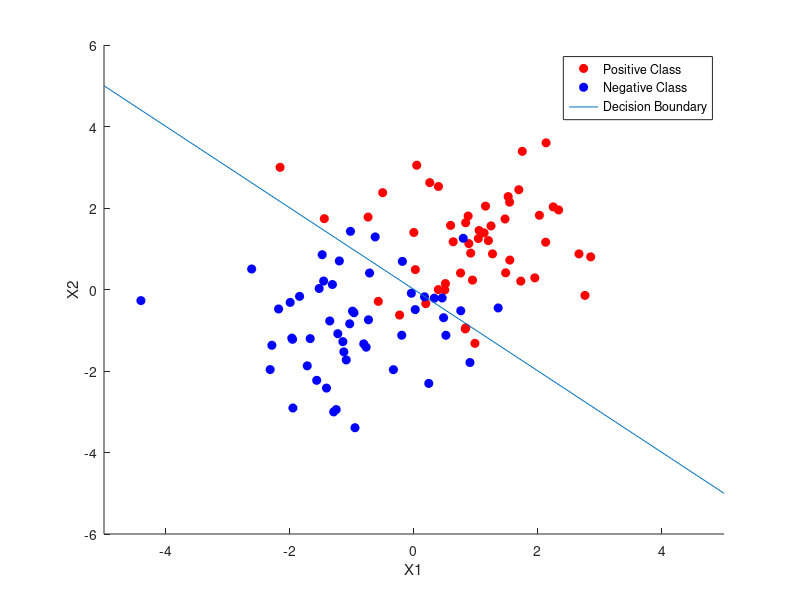

Here is the MATLAB script that generated this plot: (Note: this script raises an error after producing the figure.)
%% Initialisation
clc
clear
addpath(genpath('data'))
addpath(genpath('lssvm'))
addpath(genpath('figures'))
close all
%% 1.1 A simple example : two Gaussians
X1 = randn(50,2) + 1; % Center at (1,1)
X2 = randn(51,2) - 1; % Center at (-1,-1)
Y1 = ones(50,1); % Positive class labels
Y2 = -ones(51,1); % Negative class labels
figure;
hold on;
plot(X1(:,1), X1(:,2), 'ro','MarkerFaceColor','r');
plot(X2(:,1), X2(:,2), 'bo','MarkerFaceColor','b');
fplot(@(x) -x, '-')
xlabel('X1')
ylabel('X2')
legend('Positive Class', 'Negative Class', 'Decision Boundary')
hold off;
export_pdf(gcf, 'twogaussians')
%% 1.3a LS-SVM classifier (polynomial)
% democlass
load('data/iris')
t = 1; % Polynomial coefficient
for d = 1:4 % Degree
    for gamma = 1.0 % Regularization parameter
        parameters = {Xtrain, Ytrain, 'classification', gamma, [t,d], 'poly_kernel'};
        [alpha,b] = trainlssvm(parameters);
        test_classes = simlssvm(parameters, {alpha,b}, Xtest);
        miss_rate = sum(test_classes ~= Ytest) / length(Ytest);
        fprintf('Degree %d, missclassification rate : %.2f\n', d, miss_rate)
        plotlssvm(parameters, {alpha,b});
        waitforbuttonpress
        % export_pdf(gcf, sprintf('iris/%d_%d', d, gamma*10))
    end
end
%% 1.3b LS-SVM classifier (RBF)
load('data/iris')
samples = 10.^(-3:0.05:3)
N = length(samples); % Number of values to test
% Prepare figure
figure
hold on
% Experiment with sigma
miss_rates_s = ones(1,N); % Misclassification rates
for gamma = 1.0 % Regularization parameter (fixed)
    for i = 1:N
        parameters = {Xtrain, Ytrain, 'classification', gamma, samples(i), 'RBF_kernel'};
        [alpha,b] = trainlssvm(parameters);
        test_classes = simlssvm(parameters, {alpha,b}, Xtest);
        miss_rates_s(i) = sum(test_classes ~= Ytest) / length(Ytest);
    end
    p = plot(samples, miss_rates_s, 'Linewidth', 3);
    set(p, 'Color', [0 0.4470 0.7410]);
end
% Experiment with gamma
miss_rates_g = ones(1,N); % Misclassification rates
for sigma = 1.0 % Bandwith (fixed)
    for i = 1:N
        parameters = {Xtrain, Ytrain, 'classification', samples(i), sigma, 'RBF_kernel'};
        [alpha,b] = trainlssvm(parameters);
        test_classes = simlssvm(parameters, {alpha,b}, Xtest);
        miss_rates_g(i) = sum(test_classes ~= Ytest) / length(Ytest);
    end
    p = plot(samples, miss_rates_g, 'Linewidth', 3);
    set(p, 'Color', [0.9290 0.6940 0.1250]);
end
% Visualize
xlabel('\sigma^2 / \gamma')
ylabel('error')
legend('\gamma=1.0, variable \sigma^2', '\sigma^2=1.0, variable \gamma')
set(gca,'xscale','log')
hold off
export_pdf(gcf, 'iris/tuning')
%% 1.3c LS-SVM classifier (compare to sample script)
load('data/iris')
iris_sample_script
close all
clc
%% 1.3d LS-SVM classifier (tuning parameters using validation)
load('data/iris')
values = exp(linspace(0,log(1E6),21)) * 1E-3;
values_interpolated = exp(linspace(0,log(1E6),200)) * 1E-3; %10.^(-3:0.5:3);
N = length(values);
results = ones(N,N);
strategies = {
    @(p) rsplitvalidate(p, 0.80, 'misclass')
    @(p) crossvalidate(p, 10, 'misclass') 
    @(p) leaveoneout(p, 'misclass')
};
figure
xlabel('gamma')
ylabel('sigma')
for strategy = 1:length(strategies)
    for i = 1:N
        for j = 1:N
            parameters = {Xtrain, Ytrain, 'c', values(j), values(N-i+1), 'RBF_kernel'}; % Note values(N-i+1)
            results(i,j) = strategies{1}(parameters);
        end
    end
    % colormap(flipud(hot))
    colormap(flipud(parula))
    % map = interp2(results, 7, 'nearest');
    [X,Y] = meshgrid(values, values);
    [Xq,Yq] = meshgrid(values_interpolated, values_interpolated);
    Vq = interp2(X, Y, results, Xq, Yq);
    % contourf(Xq,Yq,Vq); % Interpolated version
    contourf(values, values, results);
    set(gca, 'XScale', 'log','YScale', 'log');
    xlabel('\sigma^2')
    ylabel('\gamma')
    colorbar
    fprintf('Press any key ...')
    export_pdf(gcf, sprintf('iris/validation_%d', strategy))
    waitforbuttonpress
end
%% 1.3e LS-SVM classifier (automated parameter tuning)
load('data/iris')
display_runtime = 1;
% Simplex (Nelder-Mead)
parameters = {Xtrain, Ytrain, 'c', [], [], 'RBF_kernel'};
if display_runtime tic; end %#ok
N = 10; % Number of runs
gsimp = ones(1,N);
ssimp = ones(1,N);
csimp = ones(1,N);
for i = 1:N
    [gsimp(i),ssimp(i),csimp(i)] = tunelssvm(parameters, 'simplex', 'crossvalidatelssvm', {10, 'misclass'});
end
fprintf('Average (gamma,sigma2,cost) = (%f,%f,%f)\n', mean(gsimp), mean(ssimp), mean(csimp))
fprintf('Std (gamma,sigma2,cost) = (%f,%f,%f)\n', std(gsimp), std(ssimp), std(csimp))
if display_runtime toc; end %#ok
% Grid Search
if display_runtime tic; end %#ok
ggrid = ones(1,N);
sgrid = ones(1,N);
cgrid = ones(1,N);
for i = 1:N
    [ggrid(i),sgrid(i),cgrid(i)] = tunelssvm(parameters, 'gridsearch', 'crossvalidatelssvm', {10, 'misclass'});
end
fprintf('Average (gamma,sigma2,cost) = (%f,%f,%f)\n', mean(ggrid), mean(sgrid), mean(cgrid))
fprintf('Std (gamma,sigma2,cost) = (%f,%f,%f)\n', std(ggrid), std(sgrid), std(cgrid))
if display_runtime toc; end %#ok
%% Histograms for automated tuning
histogram(ggrid, 10)
export_pdf(gcf, 'iris/histogram_gamma')
waitforbuttonpress
histogram(sgrid, 10)
export_pdf(gcf, 'iris/histogram_sigma2')
waitforbuttonpress
histogram(cgrid, 10)
export_pdf(gcf, 'iris/histogram_cost')
%% 1.3f LS-SVM classifier (using ROC curves)
load('data/iris')
gamma = 0.037622;
sigma = 0.559597;
parameters = {Xtrain, Ytrain, 'c', gamma, sigma, 'RBF_kernel'};
[alpha, b] = trainlssvm(parameters);
[~, Ylatent] = simlssvm(parameters, {alpha, b}, Xtest);
roc(Ylatent, Ytest);
export_pdf(gcf, 'iris/roc')
%% 1.3g LS-SVM classifier (Bayesian framework)
load('data/iris')
% for i = 1:length(gsimp) % Requires 1.3e
%     parameters = {Xtrain, Ytrain, 'c', gsimp(i), ssimp(i)};
%     bay_modoutClass(parameters, 'figure');
%     colorbar
%     export_pdf(gcf, sprintf('iris/bayesian/bayesian_%d', i))
%     waitforbuttonpress
% end
gamma = 0.037622;
sigma = 0.559597;
parameters = {Xtrain, Ytrain, 'c', gamma, sigma, 'RBF_kernel'};
bay_modoutClass(parameters, 'figure');
colorbar
export_pdf(gcf, 'iris/bayesian/bayesian_probabilities')
%% 1.3h LS-SVM classifier (misc)
% This visualises the classifiers for the gamma/sigma2 values found through
% automated tuning.
load('data/iris')
for i = 1:length(gsimp) % Requires 1.3e
    parameters = {Xtrain, Ytrain, 'classification', gsimp(i), ssimp(i), 'RBF_kernel'};
    [alpha,b] = trainlssvm(parameters);
    test_classes = simlssvm(parameters, {alpha,b}, Xtest);
    miss_rate = sum(test_classes ~= Ytest) / length(Ytest);
    fprintf('Missclassification rate : %.2f\n', miss_rate)
    plotlssvm(parameters, {alpha,b});
    waitforbuttonpress
end
